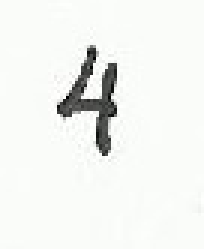
%> input picture img/4.bmp, 68 x 83 px (shown 3 times larger)
$ octave --eval "result = image2vector('../img/4.bmp');"   (GNU Octave 9; MATLAB toolbox functions it lacks are replaced by stand-ins)
%> lines starting %> are read from the running program, lines starting %| are printed output that depends on the picture; in (x1, y1, x2, y2) boxes, pixels count from 0 and x2, y2 are one past the last pixel; in counts of white or black regions, pixels touching at a corner belong together; the program's own positions count from 1
### crop_edge.m
function img_2 = crop_edge(img_1)
y = sum(~img_1,1); % Sum over columns
x = sum(~img_1,2); % Sum over rows
lr = find(y~=0); % Left,Right
ud = find(x~=0); % Up,Down
img_2 = imcrop(img_1,[lr(1), ud(1), lr(end)-lr(1) ud(end)-ud(1)]);

### funcs/image2vector.m
function mat = image2vector( fileName )
%> called with fileName = '../img/4.bmp'
%IMAGE2VECTOR Summary of this function goes here
%   Detailed explanation goes here

% Carregar imagem
b = imread(fileName);
%> b is the input picture: size 83x68x3 uint8; mean R, G, B 241.1, 243, 240.1

% Convert to Gray-scale image
c = rgb2gray(b);

% Convert to Binary image
d = im2bw(b,graythresh(c));
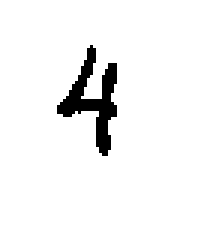
%> d: size 83x68 logical (shown 3 times larger); 95.3% white; 1 black region, box (x1, y1, x2, y2) and area: (19, 15, 39, 52) 264

% Crop the image to edges
e = crop_edge(d);
%> in crop_edge, `y = sum(~img_1,1);`: y = 68 values, max 29 at index 36, min 0 at index 1, mean 3.88
%> in crop_edge, `x = sum(~img_1,2);`: x = 83 values, max 20 at index 36, min 0 at index 1, mean 3.18
%> in crop_edge, `lr = find(y~=0);`: lr = 20 values from 20 to 39
%> in crop_edge, `ud = find(x~=0);`: ud = 37 values from 16 to 52
%> in crop_edge, `img_2 = imcrop(img_1,[lr(1), ud(1), lr(end)-lr(1) ud(end)-ud(1)]);`:
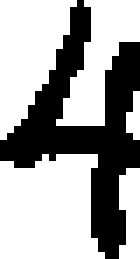
%> img_2: size 37x20 logical (shown 7 times larger); 64.3% white; 1 black region, box (x1, y1, x2, y2) and area: (0, 0, 20, 37) 264

% Convert to 20*16 image
f = imresize(e,[20,16]);

g = double(f);

mat = g(1:end)';
%> mat = 320 values, max 1 at index 1, min 0 at index 12, mean 0.647
%> `result = image2vector('../img/4.bmp');`: result has the same summary as mat in image2vector

end

$ run again, on img/a.bmp
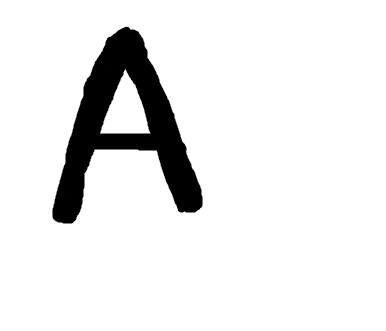
%> input picture img/a.bmp, 386 x 331 px
%> in image2vector, b is the input picture: size 331x386x3 uint8; min 0, max 255, mean 232.9
%> in image2vector, `d = im2bw(b,graythresh(c));`:
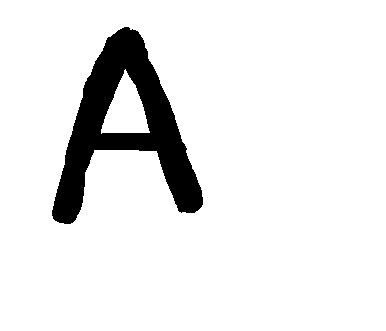
%> d: size 331x386 logical; 91.3% white; 1 black region, box (x1, y1, x2, y2) and area: (52, 27, 203, 224) 11150
%> y = 386 values, max 108 at index 84, min 0 at index 1, mean 28.89
%> x = 331 values, max 120 at index 149, min 0 at index 1, mean 33.69
%> lr = 151 values from 53 to 203
%> ud = 197 values from 28 to 224
%> in crop_edge, `img_2 = imcrop(img_1,[lr(1), ud(1), lr(end)-lr(1) ud(end)-ud(1)]);`:
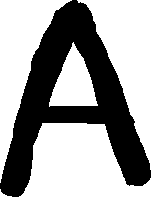
%> img_2: size 197x151 logical; 62.5% white; 1 black region, box (x1, y1, x2, y2) and area: (0, 0, 151, 197) 11150
%> mat = 320 values, max 1 at index 1, min 0 at index 18, mean 0.631
%> result has the same summary as mat in image2vector

$ run again, on img/myj.jpg
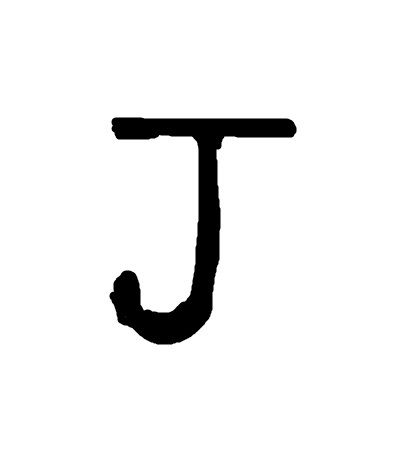
%> input picture img/myj.jpg, 393 x 469 px
%> in image2vector, b is the input picture: size 469x393x3 uint8; min 0, max 255, mean 240.3
%> in image2vector, `d = im2bw(b,graythresh(c));`:
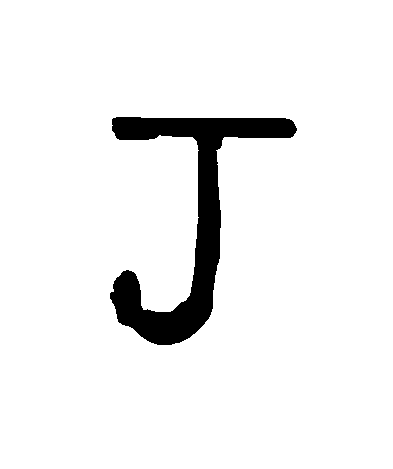
%> d: size 469x393 logical; 94.1% white; 1 black region, box (x1, y1, x2, y2) and area: (110, 117, 297, 345) 10926
%> y = 393 values, max 211 at index 200, min 0 at index 1, mean 27.8
%> x = 469 values, max 185 at index 129, min 0 at index 1, mean 23.3
%> lr = 187 values from 111 to 297
%> ud = 228 values from 118 to 345
%> in crop_edge, `img_2 = imcrop(img_1,[lr(1), ud(1), lr(end)-lr(1) ud(end)-ud(1)]);`:
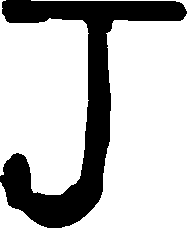
%> img_2: size 228x187 logical; 74.4% white; 1 black region, box (x1, y1, x2, y2) and area: (0, 0, 187, 228) 10926
%> mat = 320 values, max 1 at index 3, min 0 at index 1, mean 0.738
%> result has the same summary as mat in image2vector
